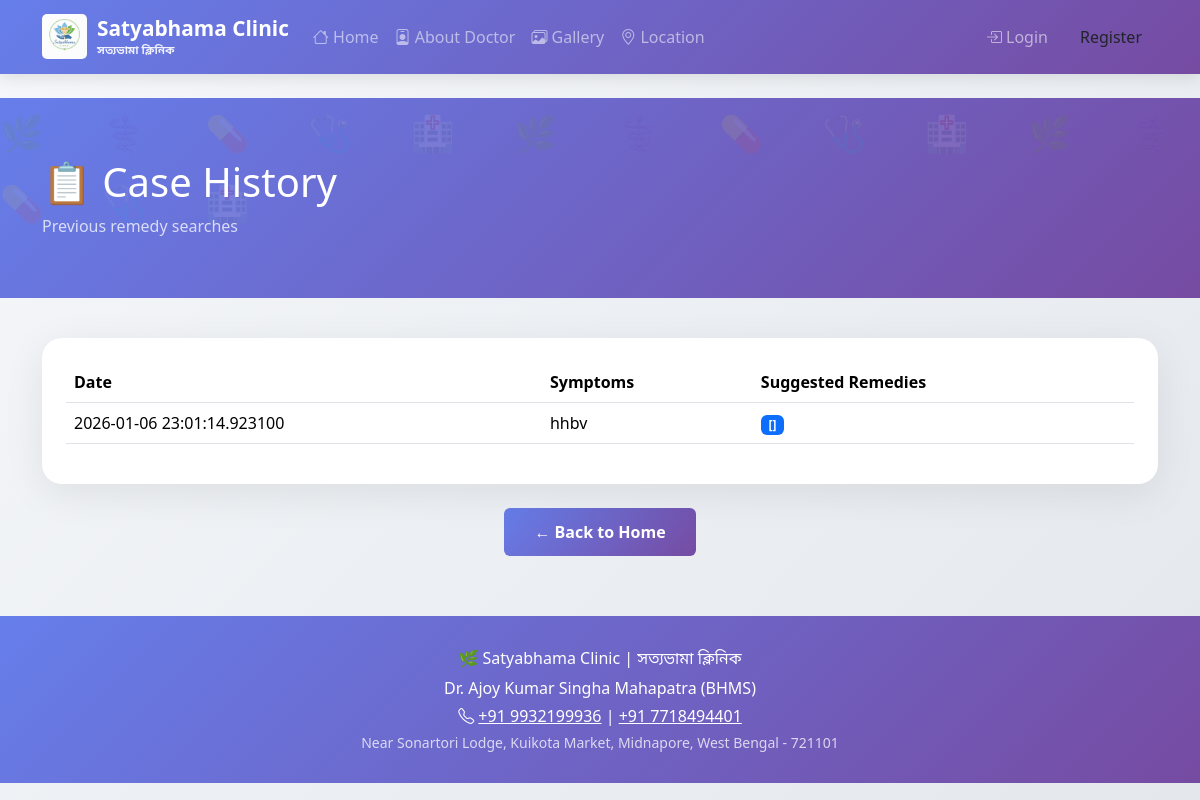
The app's page /history with its own data.
### tables this page shows
CREATE TABLE case_history (
                id INTEGER PRIMARY KEY AUTOINCREMENT,
                symptoms TEXT NOT NULL,
                suggested_remedies TEXT,
                created_at TIMESTAMP DEFAULT CURRENT_TIMESTAMP
            );

### app/main.py (the view)
@app.route("/history")
def history():
    cases = load_all_cases(limit=20)
    return render_template("history.html", cases=cases)

### app/database_local.py (called while the page is built)
def get_db_connection():
    try:
        conn = sqlite3.connect(DB_FILE)
        conn.row_factory = sqlite3.Row
        return conn
    except Exception as e:
        print(f"Database connection error: {e}")
        return None

def load_all_cases(limit=20):
    conn = get_db_connection()
    if not conn:
        return []
    try:
        cur = conn.cursor()
        cur.execute("SELECT * FROM case_history ORDER BY created_at DESC LIMIT ?", (limit,))
        return [dict(row) for row in cur.fetchall()]
    except Exception as e:
        print(f"Error: {e}")
        return []
    finally:
        conn.close()

### app/main.py (called while the page is built)
@app.after_request
def add_security_headers(response):
    response.headers['Cache-Control'] = 'no-store, no-cache, must-revalidate'
    response.headers['X-Content-Type-Options'] = 'nosniff'
    response.headers['X-Frame-Options'] = 'SAMEORIGIN'
    return response

### app/templates/history.html (shortened to what this page needs)
{% extends "base.html" %}
{% block content %}
<div class="medical-header">
    <div class="container position-relative" style="z-index: 1;">
        <h1>📋 Case History</h1>
        <p class="mb-0 opacity-75">Previous remedy searches</p>
    </div>
</div>
<div class="container">
    <div class="card p-4">
        {% if cases %}
        <table class="table table-hover">
            <thead>
                <tr>
                    <th>Date</th>
                    <th>Symptoms</th>
                    <th>Suggested Remedies</th>
                </tr>
            </thead>
            <tbody>
                {% for case in cases %}
                <tr>
                    <td>
                        {% if case.created_at %}
                            {% if case.created_at is string %}
                                {{ case.created_at }}
                            {% else %}
                                {{ case.created_at.strftime('%Y-%m-%d %H:%M') }}
                            {% endif %}
                        {% else %}
                            N/A
                        {% endif %}
                    </td>
                    <td>{{ case.symptoms[:100] if case.symptoms else 'N/A' }}{% if case.symptoms and case.symptoms|length > 100 %}...{% endif %}</td>
                    <td><span class="badge bg-primary">{{ case.suggested_remedies or 'N/A' }}</span></td>
                </tr>
                {% endfor %}
            </tbody>
        </table>
        {% else %}
        <div class="text-center py-5">
            <p class="text-muted mb-0">No cases recorded yet</p>
        </div>
        {% endif %}
    </div>
    <div class="text-center mt-4">
        <a href="/" class="btn btn-primary">← Back to Home</a>
    </div>
</div>
{% endblock %}

### app/templates/base.html (style rules this page uses)
:root { --primary-purple: #667eea; --secondary-purple: #764ba2; --accent-gold: #c9a227; }
body { font-family: 'Segoe UI', Tahoma, Geneva, Verdana, sans-serif; background: linear-gradient(135deg, #f5f7fa 0%, #e4e8ec 100%); min-height: 100vh; }
.btn-primary { background: linear-gradient(135deg, var(--primary-purple), var(--secondary-purple)); border: none; padding: 12px 30px; font-weight: 600; }
.card { border: none; border-radius: 20px; box-shadow: 0 10px 40px rgba(0,0,0,0.08); }
.medical-header { background: linear-gradient(135deg, var(--primary-purple) 0%, var(--secondary-purple) 100%); color: white; padding: 60px 0; margin-bottom: 40px; position: relative; overflow: hidden; }
.medical-header::before { content: "🌿 ⚕️ 💊 🩺 🏥 🌿 ⚕️ 💊 🩺 🏥 🌿 ⚕️ 💊 🩺 🏥"; position: absolute; top: 0; left: 0; right: 0; bottom: 0; font-size: 35px; opacity: 0.1; letter-spacing: 25px; line-height: 70px; pointer-events: none; }

### records on screen
case_history: created_at "2026-01-06 23:01:14.923100", symptoms "hhbv", suggested_remedies "[]"
